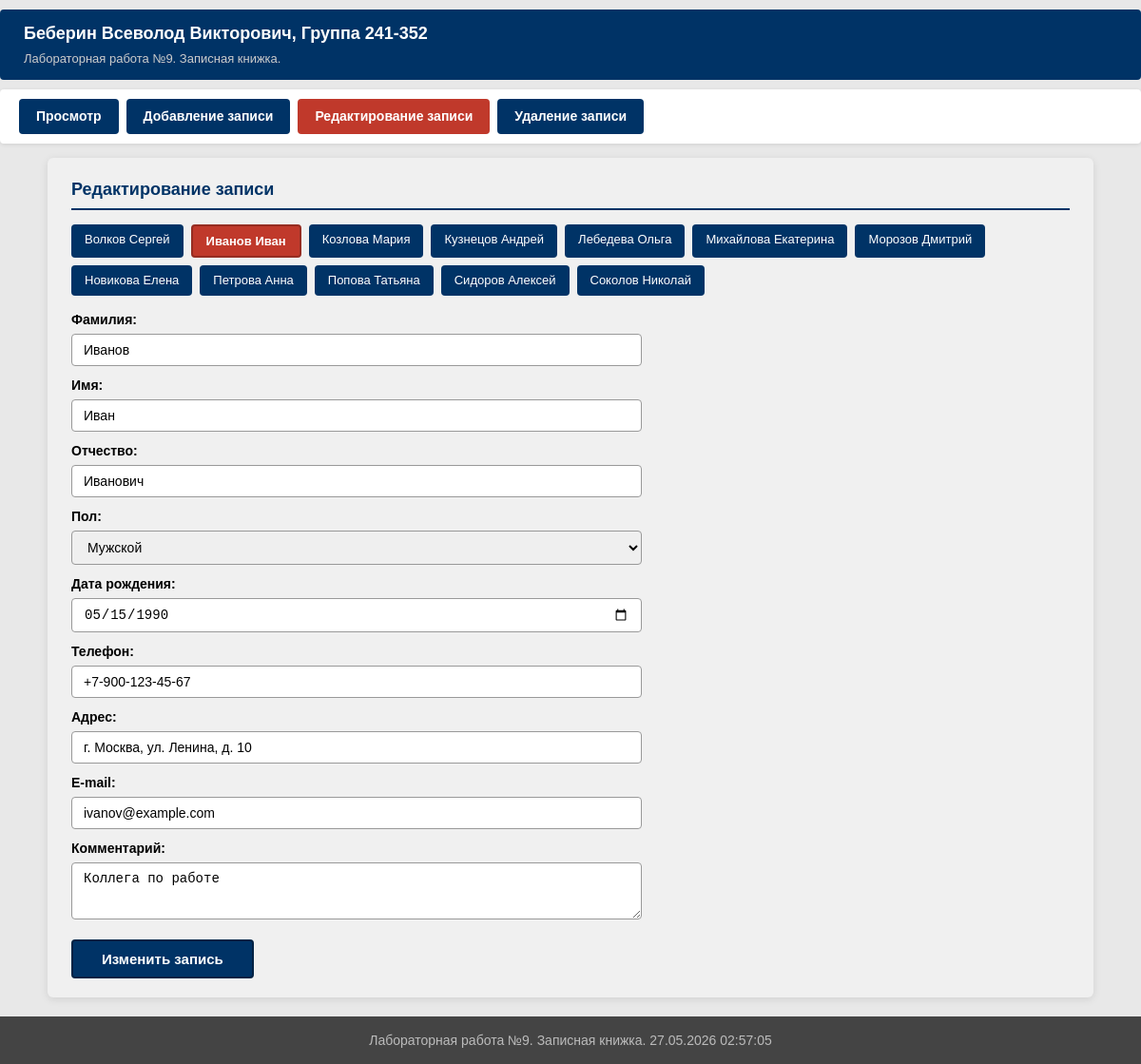
Page /?p=edit&id=1 on the committed database.
### tables this page shows
CREATE TABLE IF NOT EXISTS contacts (
    id INT AUTO_INCREMENT PRIMARY KEY,
    surname VARCHAR(100) NOT NULL DEFAULT '',
    name VARCHAR(100) NOT NULL DEFAULT '',
    patronymic VARCHAR(100) NOT NULL DEFAULT '',
    gender ENUM('male', 'female') NOT NULL DEFAULT 'male',
    birth_date DATE DEFAULT NULL,
    phone VARCHAR(30) NOT NULL DEFAULT '',
    address VARCHAR(255) NOT NULL DEFAULT '',
    email VARCHAR(100) NOT NULL DEFAULT '',
    comment TEXT
);

### edit.php (the view, shortened to what this page needs)
<?php
$mysqli = mysqli_connect(DB_HOST, DB_USER, DB_PASS, DB_NAME);
mysqli_set_charset($mysqli, 'utf8mb4');
$currentROW = [];
if (isset($_GET['id']) && (int)$_GET['id'] > 0) {
    $sql_res = mysqli_query($mysqli, 'SELECT * FROM contacts WHERE id = ' . (int)$_GET['id'] . ' LIMIT 1');
    if ($sql_res) {
        $currentROW = mysqli_fetch_assoc($sql_res);
    }
}
$sql_res = mysqli_query($mysqli, 'SELECT id, surname, name FROM contacts ORDER BY surname ASC, name ASC');
echo '<h2>Редактирование записи</h2>';
if ($sql_res && mysqli_num_rows($sql_res) > 0) {
    echo '<div class="record-links">';
    while ($row = mysqli_fetch_assoc($sql_res)) {
        if ($currentROW && $currentROW['id'] == $row['id']) {
            echo '<div class="current">' . htmlspecialchars($row['surname']) . ' ' . htmlspecialchars($row['name']) . '</div>';
        } else {
            echo '<a href="?p=edit&id=' . $row['id'] . '">' . htmlspecialchars($row['surname']) . ' ' . htmlspecialchars($row['name']) . '</a>';
        }
    }
    echo '</div>';
    if ($currentROW) {
        echo '<div class="form-container">';
        echo '<form name="form_edit" method="post" action="?p=edit">';
        echo '<label for="surname">Фамилия:</label>';
        echo '<input type="text" id="surname" name="surname" value="' . htmlspecialchars($currentROW['surname']) . '">';
        echo '<label for="name">Имя:</label>';
        echo '<input type="text" id="name" name="name" value="' . htmlspecialchars($currentROW['name']) . '">';
        echo '<label for="patronymic">Отчество:</label>';
        echo '<input type="text" id="patronymic" name="patronymic" value="' . htmlspecialchars($currentROW['patronymic']) . '">';
        echo '<label for="gender">Пол:</label>';
        echo '<select id="gender" name="gender">';
        echo '<option value="male"' . ($currentROW['gender'] === 'male' ? ' selected' : '') . '>Мужской</option>';
        echo '</select>';
        echo '<label for="birth_date">Дата рождения:</label>';
        echo '<input type="date" id="birth_date" name="birth_date" value="' . htmlspecialchars($currentROW['birth_date'] ?? '') . '">';
        echo '<label for="phone">Телефон:</label>';
        echo '<input type="tel" id="phone" name="phone" value="' . htmlspecialchars($currentROW['phone']) . '">';
        echo '<label for="address">Адрес:</label>';
        echo '<input type="text" id="address" name="address" value="' . htmlspecialchars($currentROW['address']) . '">';
        echo '<label for="email">E-mail:</label>';
        echo '<input type="email" id="email" name="email" value="' . htmlspecialchars($currentROW['email']) . '">';
        echo '<label for="comment">Комментарий:</label>';
        echo '<textarea id="comment" name="comment">' . htmlspecialchars($currentROW['comment'] ?? '') . '</textarea>';
        echo '<input type="submit" name="button" value="Изменить запись">';
        echo '</form>';
        echo '</div>';
    }
} else {
    echo '<p class="msg-error">Записей пока нет</p>';
}

### styles.css (style rules this page uses)
* { margin: 0; padding: 0; box-sizing: border-box; }
body { font-family: Arial, Helvetica, sans-serif; font-size: 15px; line-height: 1.5; color: #000; background-color: #e8e8e8; padding-top: 10px; padding-bottom: 70px; }
.container h2 { font-size: 18px; color: #003366; margin-bottom: 12px; border-bottom: 2px solid #003366; padding-bottom: 6px; }
.form-container { max-width: 600px; }
.form-container label { display: block; font-weight: bold; margin-bottom: 4px; margin-top: 10px; font-size: 14px; }
.form-container input[type="text"], .form-container input[type="date"], .form-container input[type="email"], .form-container input[type="tel"], .form-container select, .form-container textarea { width: 100%; padding: 8px 12px; font-size: 14px; border: 1px solid #999; border-radius: 4px; }
.form-container textarea { min-height: 60px; resize: vertical; }
.form-container input[type="submit"] { display: inline-block; padding: 10px 30px; margin-top: 15px; background-color: #003366; color: #fff; border: 2px solid #002244; border-radius: 4px; font-size: 15px; font-weight: bold; cursor: pointer; transition: background-color 0.2s; }
.record-links { margin: 15px 0; display: flex; flex-wrap: wrap; gap: 8px; }
.record-links a { display: inline-block; padding: 6px 14px; background-color: #003366; color: #fff; text-decoration: none; border-radius: 4px; font-size: 13px; transition: background-color 0.2s; }
.record-links div.current { display: inline-block; padding: 6px 14px; background-color: #c0392b; color: #fff; border-radius: 4px; font-size: 13px; font-weight: bold; border: 2px solid #962d22; }

### rows in the picture
contacts: surname "Волков", name "Сергей"
contacts: surname "Иванов", name "Иван", patronymic "Иванович", gender "Мужской", birth_date "05/15/1990", phone "+7-900-123-45-67", address "г. Москва, ул. Ленина, д. 10", email "ivanov@example.com", comment "Коллега по работе"
contacts: surname "Козлова", name "Мария"
contacts: surname "Кузнецов", name "Андрей"
contacts: surname "Лебедева", name "Ольга"
contacts: surname "Михайлова", name "Екатерина"
contacts: surname "Морозов", name "Дмитрий"
contacts: surname "Новикова", name "Елена"
contacts: surname "Петрова", name "Анна"
contacts: surname "Попова", name "Татьяна"
contacts: surname "Сидоров", name "Алексей"
contacts: surname "Соколов", name "Николай"

### other values in the picture
$label "Просмотр"
$label "Добавление записи"
$label "Редактирование записи"
$label "Удаление записи"
